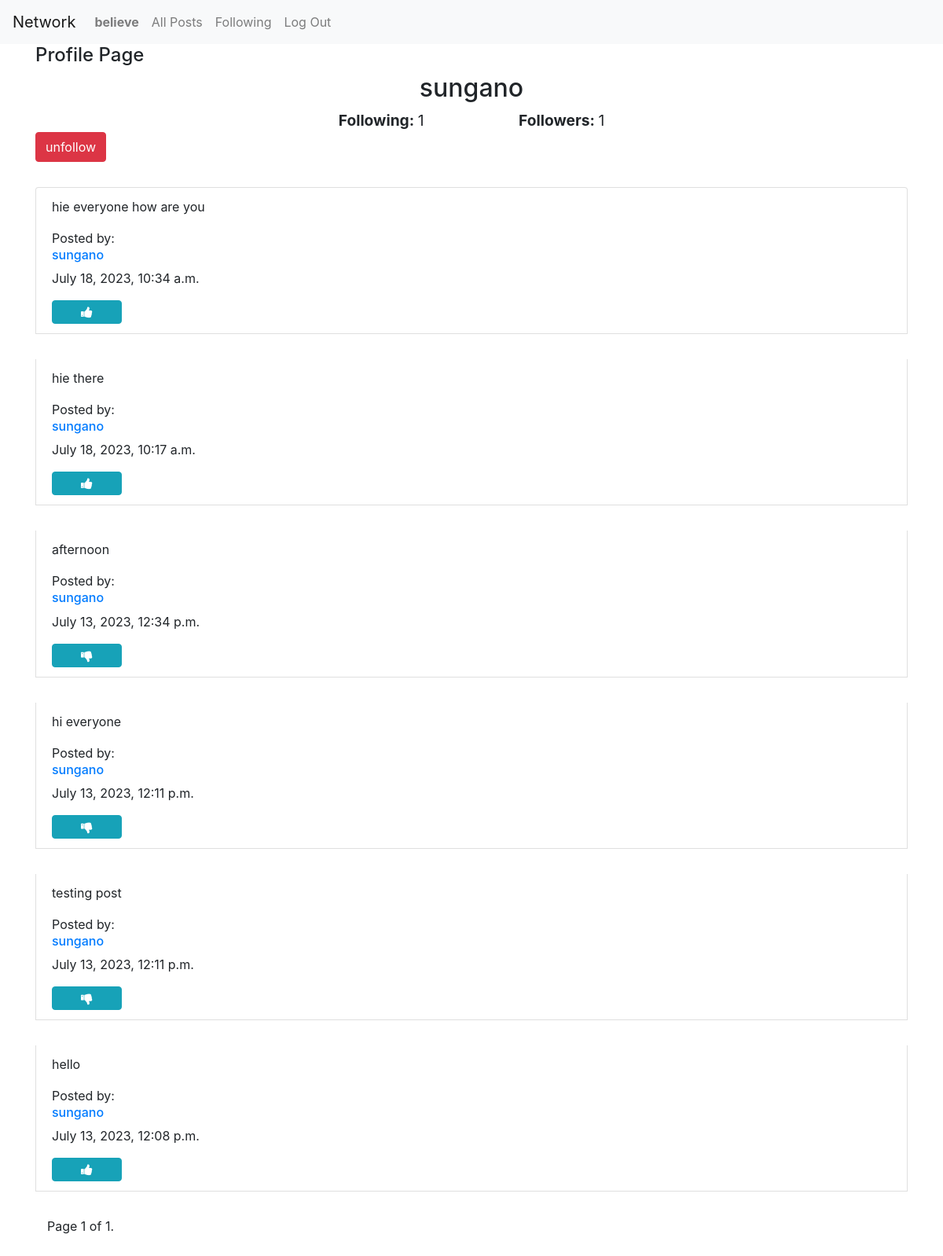
Screenshot of /profile/1/ (signed in) with the database file from the repository.
### network/models.py (models this page shows, shortened)
class User(AbstractUser):
    pass
    def __str__(self):
            return self.username

class Post(models.Model):
    comment = models.CharField(max_length=500)
    author = models.ForeignKey("User", on_delete=models.CASCADE)
    timestamp = models.DateTimeField(auto_now_add=True)

### network/views.py (the view)
# urls.py: path("profile/<int:id>/", views.profile, name='profile'),
def profile(request, id):
    user_profile = User.objects.get(id=id)
    posts = Post.objects.filter(author=user_profile).order_by('-timestamp')
    posts_paginator = Paginator(posts, 10)
    page_number = request.GET.get('page')
    posts_page_object = posts_paginator.get_page(page_number)
    following_count = Follow.objects.filter(followed_user=id).count()
    followers_count = Follow.objects.filter(follower=id).count()
    isFollowing = Follow.objects.filter(followed_user=user_profile, follower=request.user).exists()
    likes = Like.objects.all()
    postsYouLike = []
    try:
        for like in likes:
            if like.user.id == request.user.id:
                postsYouLike.append(like.post.id)
    except:
        postsYouLike= []
    return render(request, "network/profile.html", {
        "user_profile": user_profile,
        "follower": followers_count,
        "following": following_count,
        "isFollowing": isFollowing,
        "postsYouLike": postsYouLike,
        "postsPage": posts_page_object,
        })

### network/templates/network/profile.html (shortened to what this page needs)
{% extends "network/layout.html" %}
{% block body %}
    <div class="container">
        <div id="profile-hero following-page-hero">
            <h4 id="profile-heading">Profile Page</h4>
            <h2 id="following-h2">{{ user_profile.username }}</h2>
            <div id="following-page-hero">
                <div id="hero-right"><span><strong>Following: </strong></span><span id="following-count">{{ following }}</span></div>
                <div id="hero-left"><span><strong>Followers: </strong></span><span id="followers-count">{{follower}}</span></div>
            </div>
               {% if user.is_authenticated %}
                    {% if user.id != user_profile.id %}
                        {% if isFollowing %}
                            <form action="{% url 'unfollow' %}" method="post">
                                <button type="submit" class="btn btn-danger">unfollow</button>
                            </form>
                        {% else %}
                            <form action="{% url 'follow' %}" method="post">
                                {% csrf_token %}
                                <input type="hidden" name="user_id" value="{{ user_profile.id }}">
                                <button type="submit" class="btn btn-success">follow</button>
                            </form>
                        {% endif %}
                    {% endif %}
               {% endif %}
        </div>
        <div id="profile-posts">
            {% for post in postsPage %}
                <div class="list-group-item" style="margin-top: 2em;">
                    <p>{{post.comment}}</p>
                    <span>Posted by: </span>
                    <a href="{% url 'profile' id=post.author.id %}">
                        <h6>{{post.author}}</h6>
                    </a>
                    <p>{{post.timestamp}}</p>
                    {% if user.is_authenticated %}
                        {% if user == post.author %}
                            <button class="btn btn-success" data-toggle="modal" data-target="#modal_edit_post_{{ post.id }}">Edit</button>
                            <div class="modal" id="modal_edit_post_{{ post.id }}" tabindex="-1" role="dialog" aria-labelledby="modal_edit_post_{{ post.id }}" aria-hidden="true">
                                <div class="modal-dialog" role="document">
                                <div class="modal-content">
                                    <div class="modal-header">
                                    <h5 class="modal-title">Edit Post</h5>
                                    <button type="button" class="close" data-dismiss="modal" aria-label="Close">
                                        <span aria-hidden="true">&times;</span>
                                    </button>
                                    </div>
                                    <div class="modal-body">
                                    <textarea name="content" class="form-control" id="textarea_{{ post.id }}" cols="30" rows="5">{{ post.comment }}</textarea>
                                    </div>
                                    <div class="modal-footer">
                                    <button onclick="editPost({{ post.id }})" type="button" class="btn btn-primary">Save changes</button>
                                    <button type="button" class="btn btn-secondary" data-dismiss="modal">Close</button>
                                    </div>
                                </div>
                                </div>
                            </div>
                        {% else %}
                                {% if post.id in postsYouLike %}
                                <button class="btn btn-info fa fa-thumbs-down col-1" id="like_{{ post.id }}" onclick="likeHandler({{post.id}}, {{postsYouLike}})" ></button>
                                {% else %}
                                <button class="btn btn-info fa fa-thumbs-up col-1" id="like_{{ post.id }}" onclick="likeHandler({{post.id}}, {{postsYouLike}})"></button>
                                {% endif %}
                        {% endif %}
                    {% endif %}
                </div>
            {% endfor %}
                <div class="container" style="margin-top: 2em; margin-bottom: 4em;">
                    <div class="pagination">
                    <span class="step-links">
                        <span class="current">
                            Page {{ postsPage.number }} of {{ postsPage.paginator.num_pages }}.
                        </span>
                    </span>
                    </div>
                </div>
        </div>
  </div>
{% endblock %}

### network/templates/network/layout.html (shortened to what this page needs)
{% load static %}
<!DOCTYPE html>
<html lang="en">
    <head>
        <link rel="stylesheet" href="https://stackpath.bootstrapcdn.com/bootstrap/4.4.1/css/bootstrap.min.css">
        <link href="{% static 'network/styles.css' %}" rel="stylesheet">
        <link rel="stylesheet" href="https://cdnjs.cloudflare.com/ajax/libs/font-awesome/4.7.0/css/font-awesome.min.css">
    </head>
    <body>
        <nav class="navbar navbar-expand-lg navbar-light bg-light">
            <a class="navbar-brand" href="#">Network</a>
            <div>
              <ul class="navbar-nav mr-auto">
                {% if user.is_authenticated %}
                    <li class="nav-item">
                        <a class="nav-link" href="#"><strong>{{ user.username }}</strong></a>
                    </li>
                {% endif %}
                <li class="nav-item">
                  <a class="nav-link" href="{% url 'index' %}">All Posts</a>
                </li>
                {% if user.is_authenticated %}
                    <li class="nav-item">
                        <a class="nav-link" href="{% url 'following' %}">Following</a>
                    </li>
                    <li class="nav-item">
                        <a class="nav-link" href="{% url 'logout' %}">Log Out</a>
                    </li>
                {% endif %}
              </ul>
            </div>
          </nav>
        <div class="body">
            {% block body %}
            {% endblock %}
        </div>
    </body>
</html>

### network/static/network/styles.css (style rules this page uses)
#following-h2 { text-align: center }
#following-page-hero { text-align: center; font-size: larger; }
#hero-right { display: inline; text-align: center; padding-right:6em }
#hero-left { display: inline; text-align: center; }

### rows the page displays
User: username "believe"
User: username "sungano"
Post: comment "hie everyone how are you", author "sungano", timestamp "July 18, 2023, 10:34 a.m."
Post: comment "hie there", author "sungano", timestamp "July 18, 2023, 10:17 a.m."
Post: comment "afternoon", author "sungano", timestamp "July 13, 2023, 12:34 p.m."
Post: comment "hi everyone", author "sungano", timestamp "July 13, 2023, 12:11 p.m."
Post: comment "testing post", author "sungano", timestamp "July 13, 2023, 12:11 p.m."
Post: comment "hello", author "sungano", timestamp "July 13, 2023, 12:08 p.m."

### other values shown
{{ following }} "1"
{{ follower }} "1"
{{ postsPage.number }} "1"
{{ postsPage.paginator.num_pages }} "1"
